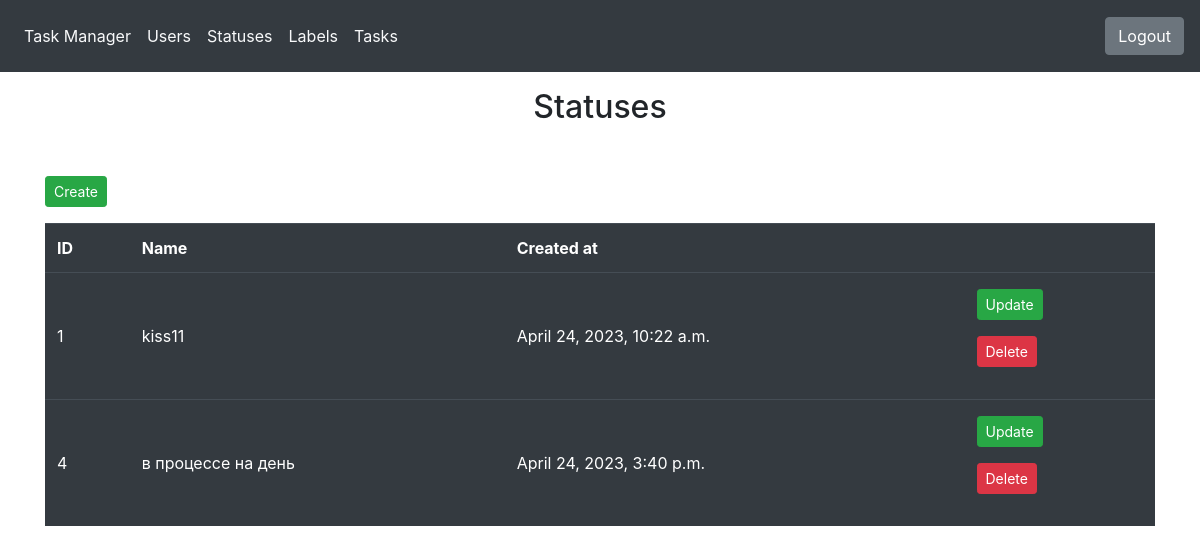
/statuses/ (signed in), run on an earlier commit of the app's database.
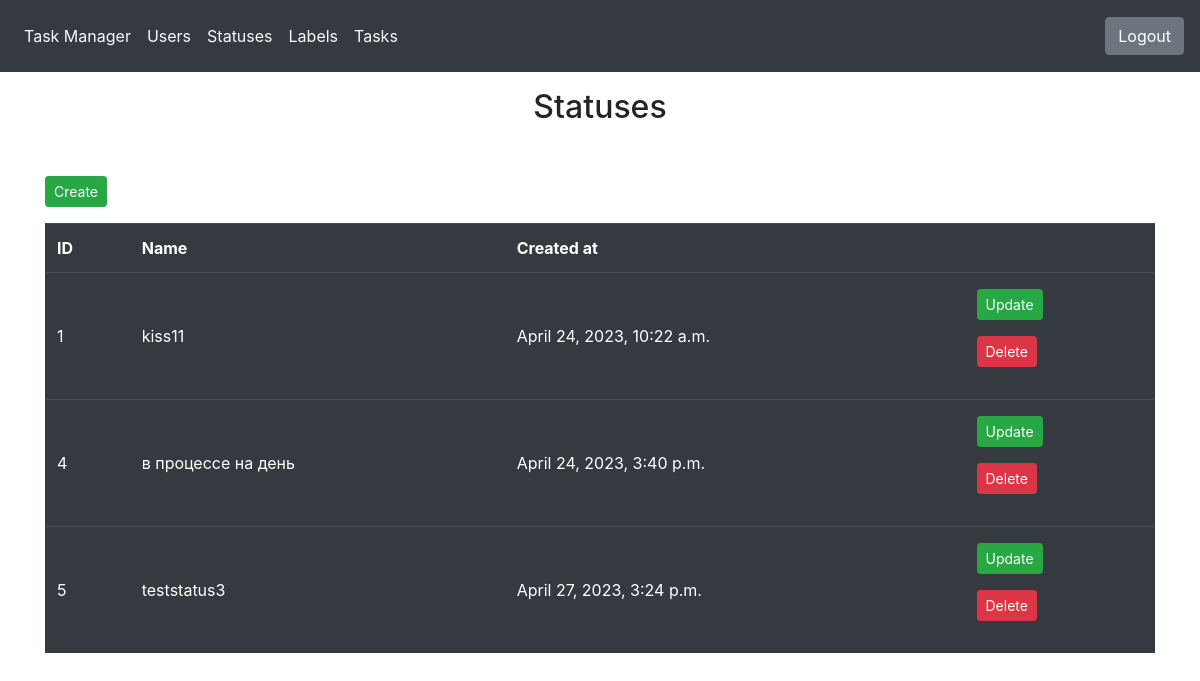
And on a later commit of the database.
### statuses/models.py (models this page shows, shortened)
class Statuses(models.Model):
    name = models.CharField(_('name'), max_length=255, unique=True)
    created_at = models.DateTimeField(_('created at'), auto_now_add=True)

### statuses/views.py (the view)
# urls.py: path('', StatusesView.as_view(), name='statuses'),
class StatusesView(BaseLoginRequiredMixin, ListView):
    model = Statuses
    template_name = 'statuses/index.html'

### common/mixins.py (called while the page is built)
    @method_decorator(login_required_message)
    def dispatch(self, request, *args, **kwargs):
        return super().dispatch(request, *args, **kwargs)

### templates/statuses/index.html
{% extends 'base.html' %}
{% load i18n %}
{% block content %}
<main>
    <div class="container">
        <h2 class="text-center mt-3"  style="min-height: 10vh;">{% trans "Statuses" %}</h2>
        <p><a href="{% url 'create_status' %}" class="btn btn-success btn-sm">{% trans "Create" %}</a></p>
        <table class="table table-dark table-striped-columns">
            <thead>
                <tr class="font-weight-bold">
                    <td>{% trans "ID" %}</td>
                    <td>{% trans "Name" %}</td>
                    <td>{% trans "Created at" %}</td>
                    <td ></td>
                </tr>
            </thead>
            <tbody>
                {% for status in object_list %}
                <tr>
                    <td class="align-middle py-3">{{ status.id }}</td>
                    <td class="align-middle py-3">{{ status.name }}</td>
                    <td class="align-middle py-3">{{ status.created_at }}</td>
                    <td class="py-3">
                        <p><a href="{% url 'update_status' status.id %}" class="btn btn-success btn-sm">{% trans "Update" %}</a></p>
                        <p><a href="{% url 'delete_status' status.id %}" class="btn btn-danger btn-sm">{% trans "Delete"%}</a></p>
                    </td>
                </tr>
                {% endfor %}
            </tbody>
        </table>
    </div>
</main>
{% endblock %}

What changed in the data, as far as the page shows it:
added Statuses: id "5", name "teststatus3", created_at "April 27, 2023, 3:24 p.m."
